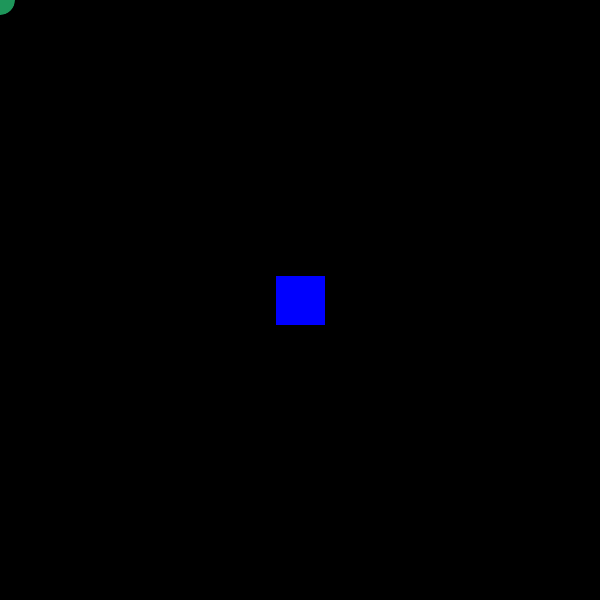
Frame 1 (no input)
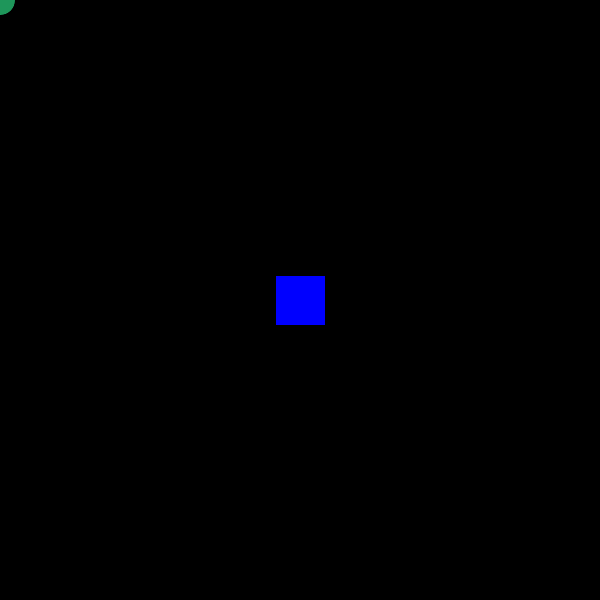
Frame 60 (the mouse pressed at the canvas centre just before this capture)
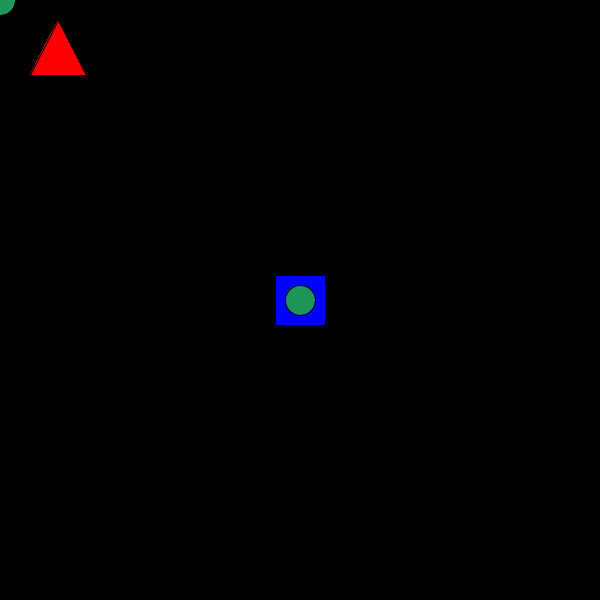
Frame 120 (the mouse held since frame 60 and released just before this capture)

The Processing sketch that drew these frames (run headless with seeded random() and noise(); from frame 60 on, the mouse is pressed at the canvas centre):

// Processing sketch: VoidFunctions
// ── VoidFunctions.pde
void setup(){
  size(600, 600);
  background(0);
  rectMode(CENTER);
}

void drawBlueSquare(){
  float sz = 50;
  fill(0, 0, 255);
  rect(width/2, height/2, sz, sz);
}

void drawMouseEllipse(color userColor){
  float sz = 30;
  fill(userColor);
  ellipse(mouseX, mouseY, sz, sz);
}

void drawRedTriangle(){
  fill(255, 0, 0);
  triangle(30, 75, 58, 20, 86, 75);
}

void draw(){
  drawBlueSquare();
  drawMouseEllipse(color(30, 150, 90));
  if (mousePressed == true){
    drawRedTriangle();
  }
}
